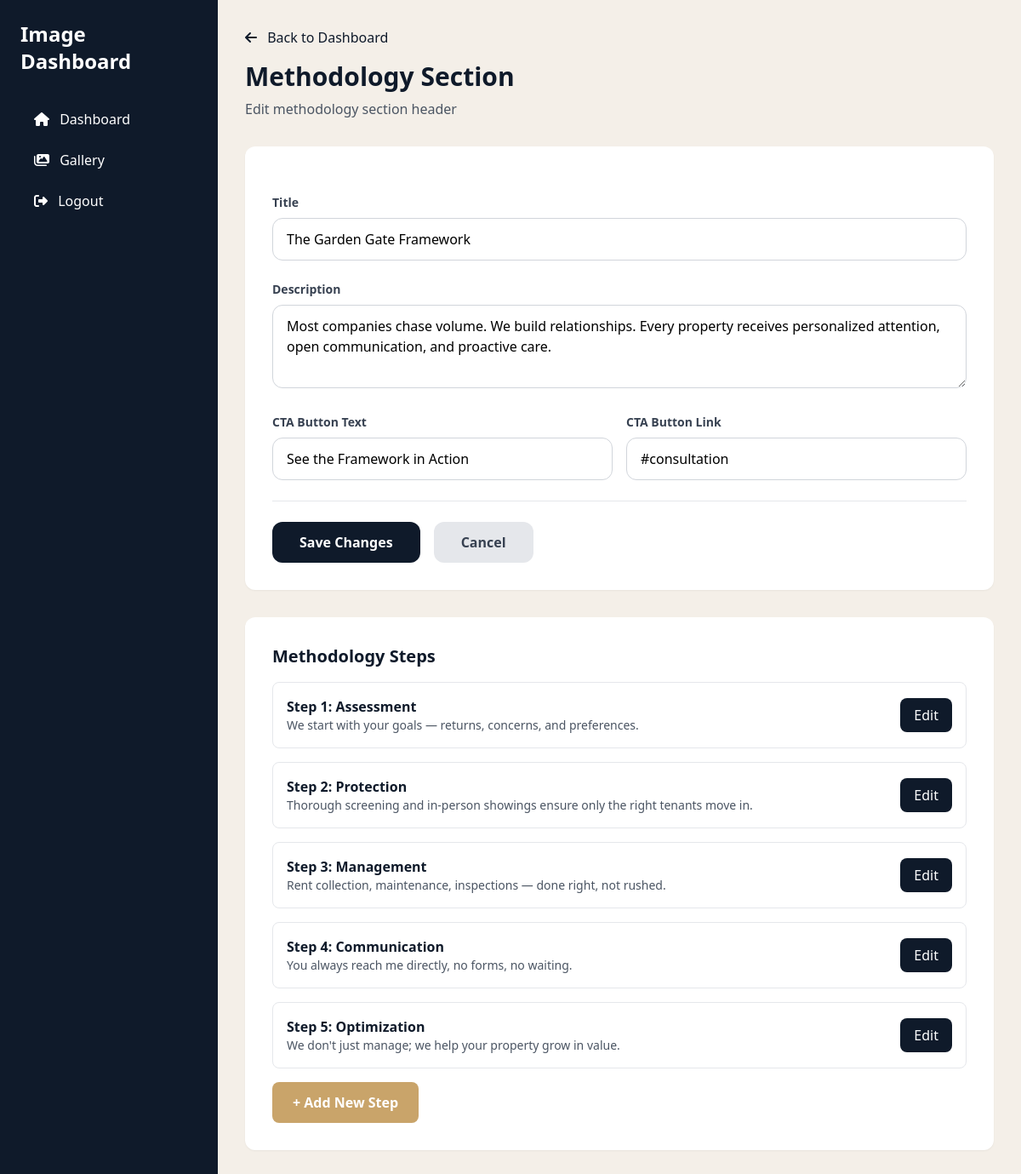
The app's page /dashboard/methodology/ (signed in) with its own data.
### myApp/models.py (models this page shows, shortened)
class MethodologySection(models.Model):
    title = models.CharField(max_length=200, default="The Garden Gate Framework")
    description = models.TextField(default="Most companies chase volume. We build relationships. Every property receives personalized attention, open communication, and proactive care.")
    cta_text = models.CharField(max_length=100, default="See the Framework in Action")
    cta_link = models.CharField(max_length=200, default="#consultation")
    updated_at = models.DateTimeField(auto_now=True)
    class Meta:
        verbose_name = "Methodology Section"
        verbose_name_plural = "Methodology Section"
    @classmethod
    def get_instance(cls):
        obj, created = cls.objects.get_or_create(pk=1)
        return obj

class MethodologyStep(models.Model):
    step_number = models.IntegerField(unique=True, help_text="Step number (1-5)")
    title = models.CharField(max_length=100, help_text="Step title (e.g., 'Assessment')")
    description = models.TextField(help_text="Step description")
    result_text = models.CharField(max_length=200, help_text="Result text")
    updated_at = models.DateTimeField(auto_now=True)
    class Meta:
        ordering = ['step_number']
        verbose_name = "Methodology Step"
        verbose_name_plural = "Methodology Steps"

### myApp/dashboard_views.py (the view, shortened to what this page needs)
# urls.py: path('methodology/', dashboard_views.methodology_edit, name='methodology_edit'),
@login_required
def methodology_edit(request):
    methodology = MethodologySection.get_instance()
    steps = MethodologyStep.objects.all().order_by('step_number')
    return render(request, 'myApp/dashboard/methodology_edit.html', {
        'methodology': methodology,
        'steps': steps
    })

### myApp/templates/myApp/dashboard/methodology_edit.html (shortened to what this page needs)
{% extends "myApp/dashboard/base.html" %}
{% load static %}
{% block content %}
<div class="mb-8">
    <a href="{% url 'dashboard:index' %}" class="text-navy hover:underline mb-4 inline-block">
        <i class="fas fa-arrow-left mr-2"></i> Back to Dashboard
    </a>
    <h2 class="text-3xl font-bold text-navy mb-2">Methodology Section</h2>
    <p class="text-gray-600">Edit methodology section header</p>
</div>
<form method="post" class="bg-white rounded-xl shadow-sm p-8 space-y-6">
    <div>
        <label class="block text-sm font-semibold text-gray-700 mb-2">Title</label>
        <input type="text" name="title" value="{{ methodology.title|default:'' }}"
               placeholder="The Garden Gate Framework"
               class="w-full px-4 py-3 border border-gray-300 rounded-xl focus:border-navy focus:outline-none focus:ring-2 focus:ring-navy/20">
    </div>
    <div>
        <label class="block text-sm font-semibold text-gray-700 mb-2">Description</label>
        <textarea name="description" rows="3"
                  placeholder="Most companies chase volume. We build relationships..."
                  class="w-full px-4 py-3 border border-gray-300 rounded-xl focus:border-navy focus:outline-none focus:ring-2 focus:ring-navy/20">{{ methodology.description|default:'' }}</textarea>
    </div>
    <div class="grid grid-cols-2 gap-4">
        <div>
            <label class="block text-sm font-semibold text-gray-700 mb-2">CTA Button Text</label>
            <input type="text" name="cta_text" value="{{ methodology.cta_text|default:'See the Framework in Action' }}"
                   class="w-full px-4 py-3 border border-gray-300 rounded-xl focus:border-navy focus:outline-none focus:ring-2 focus:ring-navy/20">
        </div>
        <div>
            <label class="block text-sm font-semibold text-gray-700 mb-2">CTA Button Link</label>
            <input type="text" name="cta_link" value="{{ methodology.cta_link|default:'#consultation' }}"
                   class="w-full px-4 py-3 border border-gray-300 rounded-xl focus:border-navy focus:outline-none focus:ring-2 focus:ring-navy/20">
        </div>
    </div>
    <div class="flex gap-4 pt-6 border-t">
        <button type="submit" class="bg-navy text-white px-8 py-3 rounded-xl font-semibold hover:bg-navy/90 transition">
            Save Changes
        </button>
        <a href="{% url 'dashboard:index' %}" class="bg-gray-200 text-gray-700 px-8 py-3 rounded-xl font-semibold hover:bg-gray-300 transition">
            Cancel
        </a>
    </div>
</form>
<div class="mt-8 bg-white rounded-xl shadow-sm p-8">
    <h3 class="text-xl font-semibold text-navy mb-4">Methodology Steps</h3>
    <div class="space-y-4">
        {% for step in steps %}
        <div class="border border-gray-200 rounded-lg p-4 flex items-center justify-between">
            <div>
                <p class="font-semibold text-navy">Step {{ step.step_number }}: {{ step.title|default:"Untitled" }}</p>
                <p class="text-sm text-gray-600">{{ step.description|truncatewords:15|default:"No description" }}</p>
            </div>
            <a href="{% url 'dashboard:methodology_step_edit' step.id %}" class="bg-navy text-white px-4 py-2 rounded-lg hover:bg-navy/90 transition">
                Edit
            </a>
        </div>
        {% empty %}
        <p class="text-gray-600">No steps yet. <a href="{% url 'dashboard:methodology_step_new' %}" class="text-navy hover:underline">Create one</a></p>
        {% endfor %}
        <a href="{% url 'dashboard:methodology_step_new' %}" class="inline-block bg-gold text-white px-6 py-3 rounded-lg font-semibold hover:bg-gold/90 transition">
            + Add New Step
        </a>
    </div>
</div>
{% endblock %}

### records on screen
MethodologySection: title "The Garden Gate Framework", description "Most companies chase volume. We build relationships. Every property receives personalized attention, open communication, and proactive care.", cta_text "See the Framework in Action", cta_link "#consultation"
MethodologyStep: step_number "1", title "Assessment", description "We start with your goals — returns, concerns, and preferences."
MethodologyStep: step_number "2", title "Protection", description "Thorough screening and in-person showings ensure only the right tenants move in."
MethodologyStep: step_number "3", title "Management", description "Rent collection, maintenance, inspections — done right, not rushed."
MethodologyStep: step_number "4", title "Communication", description "You always reach me directly, no forms, no waiting."
MethodologyStep: step_number "5", title "Optimization", description "We don't just manage; we help your property grow in value."
